Frame 1 (no input): blank canvas, image omitted
Frame 60 (no input): blank canvas, image omitted
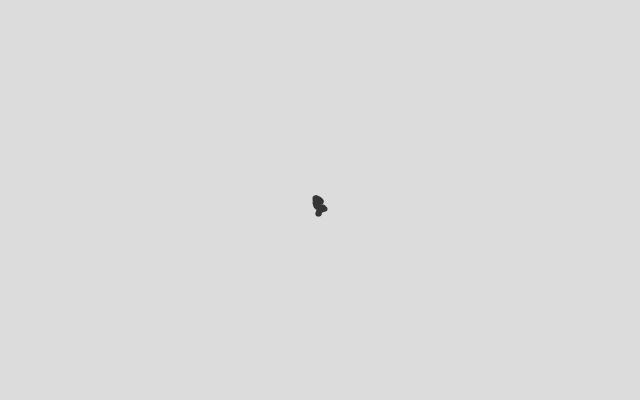
Frame 120 (the mouse pressed at the canvas centre since frame 60)

The p5.js sketch whose frames 1 and 60 were blank and that drew this single picture after the mouse press (run headless with seeded random() and noise() and a simulated clock; from frame 60 on, the mouse is pressed at the canvas centre):

// p5.js sketch
// ── sketch.js
/* 
  Author Michael Houmann
  Created April 17 2025


Exercise 1.1
Take one of the walker examples from Chapter 0 and convert it to use vectors.
*/

// Global variable for the walker
let walker;


function setup() {
  createCanvas(640, 400);
  background(220);

  // instantiate the walker
  walker = new Walker();
}

function draw() {
  walker.move();
  walker.show();
}
// ── walker.js
// A Walker class
class Walker {
  constructor() {
    this.position = createVector(width / 2, height / 2);
  }

  // Move the walker
  move() {
    // Get a random number between 0 and 3
    const ranNum = floor(random(4));
    // And move the walker using this number
    if (ranNum === 0) {
      this.position.x += 1;
    } else if (ranNum === 1) {
      this.position.x -= 1;
    } else if (ranNum === 2) {
      this.position.y += 1;
    } else {
      this.position.y -= 1;
    }
  }

  // Draw the walker
  show() {
    noStroke();
    fill(55);
    circle(this.position.x, this.position.y, 5);
  }
}
